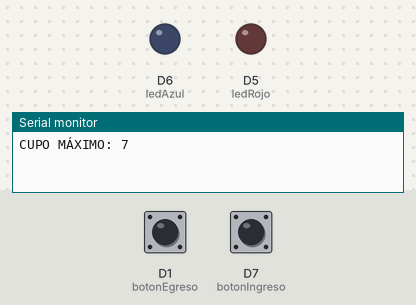
This sketch was run on a simulated ESP8266 (NodeMCU). On the bench: output pins drawn as LEDs (lit = HIGH), the last lines printed to the serial monitor. The inputs (shaded band) are chosen by the test bench; at power-on: D7 (botonIngreso) LOW, D1 (botonEgreso) LOW.

Above: at 1.2 s.
1.3 s: D7 (botonIngreso) pulled HIGH for 0.15 s
At 1.9 s:
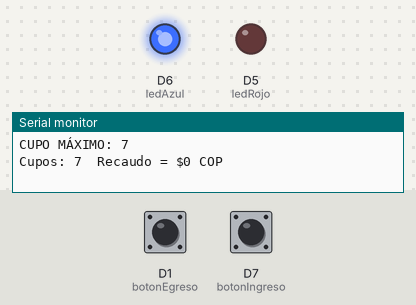
Timing chart, 0 to 4.3 s (numbered marks = the images above; inputs shaded):
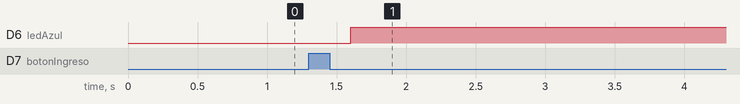

The sketch:

parqueadero_1.1.ino
```cpp
const int botonIngreso = D7;
const int botonEgreso = D1;
const int ledRojo = D5;
const int ledAzul = D6;
   int ingreso = 0;
   int salida = 0;
   int costo = 5000;

long int valor_recaudado = 0;
bool subida1, subida2;
   int cupos_disponibles = 8;
void setup() {
   pinMode(botonIngreso, INPUT);
   pinMode(botonEgreso, INPUT);
   pinMode(ledRojo, OUTPUT);
   pinMode(ledAzul, OUTPUT);
    Serial.begin(9800);
    Serial.println("CUPO MÁXIMO: 7");
}
void loop() {
ingreso = digitalRead(botonIngreso);
salida = digitalRead(botonEgreso);
if (ingreso == 1 && cupos_disponibles > 0 && subida1 == 0) {
cupos_disponibles = cupos_disponibles - 1;
    Serial.print("Cupos: ");
    Serial.print(cupos_disponibles);
    Serial.print("\tRecaudo = $");
    Serial.print(valor_recaudado);
    Serial.println(" COP");
delay(200);
}
subida1 = digitalRead(botonIngreso);
if (salida == HIGH && cupos_disponibles < 7 && subida2 == 0) {
cupos_disponibles = cupos_disponibles + 1;
valor_recaudado = valor_recaudado + 5000;
    Serial.print("Cupos: ");
    Serial.print(cupos_disponibles);
    Serial.print("\tRecaudo = $");
    Serial.print(valor_recaudado);
    Serial.println(" COP");
delay(200);
}
subida2 = digitalRead(botonEgreso);
if (cupos_disponibles > 0 && cupos_disponibles <= 7) {
      digitalWrite(ledRojo, LOW);
      digitalWrite(ledAzul, HIGH);
}
if (cupos_disponibles == 0) {
      digitalWrite(ledRojo, HIGH); // Cambiado de LOW a HIGH para encender el led rojo cuando no hay cupos disponibles
      digitalWrite(ledAzul, LOW); // Cambiado de HIGH a LOW para apagar el led azul cuando no hay cupos disponibles
}
delay(200);
}
```

Measured:
- after the input at 1.3 s, D6 (ledAzul): LOW → HIGH after 0.30 s
